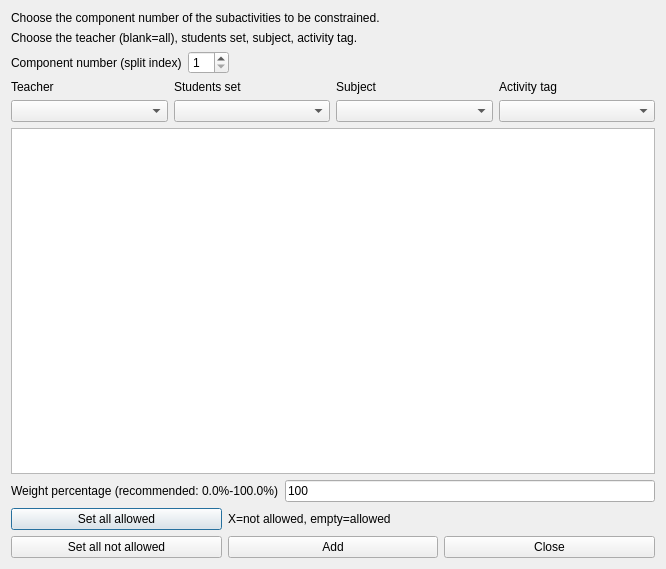
<?xml version="1.0" encoding="UTF-8"?>
<ui version="4.0">
 <class>AddConstraintSubactivitiesPreferredStartingTimesForm_template</class>
 <widget class="QDialog" name="AddConstraintSubactivitiesPreferredStartingTimesForm_template">
  <property name="geometry">
   <rect>
    <x>0</x>
    <y>0</y>
    <width>666</width>
    <height>569</height>
   </rect>
  </property>
  <property name="windowTitle">
   <string extracomment="This is the title of the dialog to add a new constraint of this type">Add subactivities preferred starting times</string>
  </property>
  <layout class="QGridLayout" name="gridLayout_2">
   <item row="0" column="0">
    <widget class="QLabel" name="instructionsTextLabel">
     <property name="sizePolicy">
      <sizepolicy hsizetype="Minimum" vsizetype="Minimum">
       <horstretch>0</horstretch>
       <verstretch>0</verstretch>
      </sizepolicy>
     </property>
     <property name="text">
      <string>Choose the component number of the subactivities to be constrained.</string>
     </property>
     <property name="wordWrap">
      <bool>true</bool>
     </property>
    </widget>
   </item>
   <item row="1" column="0">
    <widget class="QLabel" name="textLabel1_2">
     <property name="sizePolicy">
      <sizepolicy hsizetype="Minimum" vsizetype="Minimum">
       <horstretch>0</horstretch>
       <verstretch>0</verstretch>
      </sizepolicy>
     </property>
     <property name="text">
      <string>Choose the teacher (blank=all), students set, subject, activity tag.</string>
     </property>
     <property name="wordWrap">
      <bool>true</bool>
     </property>
    </widget>
   </item>
   <item row="2" column="0">
    <layout class="QHBoxLayout" name="componentBoxLayout">
     <item>
      <widget class="QLabel" name="textLabel1">
       <property name="text">
        <string>Component number (split index)</string>
       </property>
       <property name="wordWrap">
        <bool>false</bool>
       </property>
      </widget>
     </item>
     <item>
      <widget class="QSpinBox" name="componentNumberSpinBox">
       <property name="minimum">
        <number>1</number>
       </property>
      </widget>
     </item>
     <item>
      <spacer name="spacer1">
       <property name="orientation">
        <enum>Qt::Horizontal</enum>
       </property>
       <property name="sizeType">
        <enum>QSizePolicy::Expanding</enum>
       </property>
       <property name="sizeHint" stdset="0">
        <size>
         <width>131</width>
         <height>20</height>
        </size>
       </property>
      </spacer>
     </item>
    </layout>
   </item>
   <item row="3" column="0">
    <layout class="QGridLayout" name="filterGridLayout">
     <item row="0" column="3">
      <widget class="QLabel" name="activityTagsTextLabel">
       <property name="text">
        <string>Activity tag</string>
       </property>
       <property name="wordWrap">
        <bool>false</bool>
       </property>
      </widget>
     </item>
     <item row="1" column="1">
      <widget class="QComboBox" name="studentsComboBox"/>
     </item>
     <item row="1" column="3">
      <widget class="QComboBox" name="activityTagsComboBox"/>
     </item>
     <item row="0" column="1">
      <widget class="QLabel" name="studentsTextLabel">
       <property name="text">
        <string>Students set</string>
       </property>
       <property name="wordWrap">
        <bool>false</bool>
       </property>
      </widget>
     </item>
     <item row="1" column="2">
      <widget class="QComboBox" name="subjectsComboBox"/>
     </item>
     <item row="0" column="2">
      <widget class="QLabel" name="subjectsTextLabel">
       <property name="text">
        <string>Subject</string>
       </property>
       <property name="wordWrap">
        <bool>false</bool>
       </property>
      </widget>
     </item>
     <item row="1" column="0">
      <widget class="QComboBox" name="teachersComboBox"/>
     </item>
     <item row="0" column="0">
      <widget class="QLabel" name="teachersTextLabel">
       <property name="text">
        <string>Teacher</string>
       </property>
       <property name="wordWrap">
        <bool>false</bool>
       </property>
      </widget>
     </item>
    </layout>
   </item>
   <item row="4" column="0">
    <widget class="QTableWidget" name="preferredTimesTable"/>
   </item>
   <item row="5" column="0">
    <layout class="QHBoxLayout" name="weightBoxLayout">
     <item>
      <widget class="QLabel" name="weightTextLabel">
       <property name="frameShape">
        <enum>QFrame::NoFrame</enum>
       </property>
       <property name="frameShadow">
        <enum>QFrame::Plain</enum>
       </property>
       <property name="text">
        <string>Weight percentage (recommended: 0.0%-100.0%)</string>
       </property>
       <property name="wordWrap">
        <bool>false</bool>
       </property>
      </widget>
     </item>
     <item>
      <widget class="QLineEdit" name="weightLineEdit">
       <property name="text">
        <string notr="true">100</string>
       </property>
      </widget>
     </item>
    </layout>
   </item>
   <item row="6" column="0">
    <layout class="QGridLayout" name="buttonsGridLayout">
     <item row="0" column="0">
      <widget class="QPushButton" name="setAllAllowedPushButton">
       <property name="text">
        <string comment="It refers to time slots">Set all allowed</string>
       </property>
      </widget>
     </item>
     <item row="0" column="1" colspan="2">
      <widget class="QLabel" name="label">
       <property name="text">
        <string extracomment="This is an explanation in a dialog for a constraint. It says that symbol X means that this slot is not allowed, and an empty cell means that the slot is allowed">X=not allowed, empty=allowed</string>
       </property>
      </widget>
     </item>
     <item row="1" column="0">
      <widget class="QPushButton" name="setAllNotAllowedPushButton">
       <property name="text">
        <string comment="It refers to time slots">Set all not allowed</string>
       </property>
      </widget>
     </item>
     <item row="1" column="1">
      <widget class="QPushButton" name="addConstraintPushButton">
       <property name="text">
        <string>Add</string>
       </property>
      </widget>
     </item>
     <item row="1" column="2">
      <widget class="QPushButton" name="closePushButton">
       <property name="text">
        <string>Close</string>
       </property>
      </widget>
     </item>
    </layout>
   </item>
  </layout>
 </widget>
 <layoutdefault spacing="6" margin="11"/>
 <resources/>
 <connections/>
</ui>
